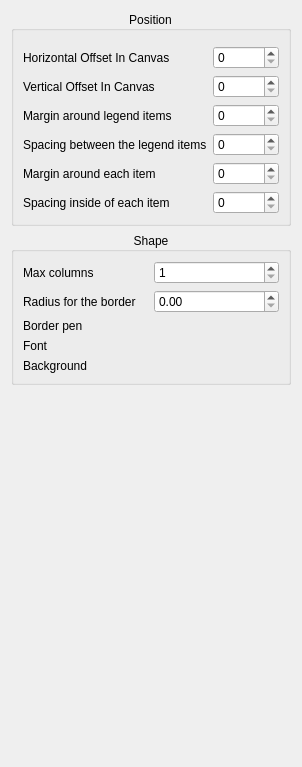
<?xml version="1.0" encoding="UTF-8"?>
<ui version="4.0">
 <class>DAChartLegendItemSettingWidget</class>
 <widget class="QWidget" name="DAChartLegendItemSettingWidget">
  <property name="geometry">
   <rect>
    <x>0</x>
    <y>0</y>
    <width>302</width>
    <height>767</height>
   </rect>
  </property>
  <property name="windowTitle">
   <string>Chart Legend Item Setting</string>
  </property>
  <layout class="QVBoxLayout" name="verticalLayout">
   <item>
    <widget class="QGroupBox" name="groupBox">
     <property name="sizePolicy">
      <sizepolicy hsizetype="Preferred" vsizetype="Maximum">
       <horstretch>0</horstretch>
       <verstretch>0</verstretch>
      </sizepolicy>
     </property>
     <property name="title">
      <string>Position</string>
     </property>
     <property name="alignment">
      <set>Qt::AlignCenter</set>
     </property>
     <property name="flat">
      <bool>true</bool>
     </property>
     <layout class="QVBoxLayout" name="verticalLayout_2">
      <item>
       <widget class="DA::DAAligmentPositionEditWidget" name="widgetPosition" native="true"/>
      </item>
      <item>
       <layout class="QGridLayout" name="gridLayout_3">
        <item row="0" column="0">
         <widget class="QLabel" name="label_2">
          <property name="text">
           <string>Horizontal Offset In Canvas</string>
          </property>
         </widget>
        </item>
        <item row="0" column="1">
         <widget class="QSpinBox" name="spinBoxHorizontalOffset">
          <property name="sizePolicy">
           <sizepolicy hsizetype="Expanding" vsizetype="Fixed">
            <horstretch>0</horstretch>
            <verstretch>0</verstretch>
           </sizepolicy>
          </property>
         </widget>
        </item>
        <item row="1" column="0">
         <widget class="QLabel" name="label">
          <property name="text">
           <string>Vertical Offset In Canvas</string>
          </property>
         </widget>
        </item>
        <item row="1" column="1">
         <widget class="QSpinBox" name="spinBoxVerticalOffset">
          <property name="sizePolicy">
           <sizepolicy hsizetype="Expanding" vsizetype="Fixed">
            <horstretch>0</horstretch>
            <verstretch>0</verstretch>
           </sizepolicy>
          </property>
         </widget>
        </item>
        <item row="2" column="0">
         <widget class="QLabel" name="label_4">
          <property name="text">
           <string>Margin around legend items</string>
          </property>
         </widget>
        </item>
        <item row="2" column="1">
         <widget class="QSpinBox" name="spinBoxMargin">
          <property name="sizePolicy">
           <sizepolicy hsizetype="Expanding" vsizetype="Fixed">
            <horstretch>0</horstretch>
            <verstretch>0</verstretch>
           </sizepolicy>
          </property>
         </widget>
        </item>
        <item row="3" column="0">
         <widget class="QLabel" name="label_5">
          <property name="text">
           <string>Spacing between the legend items</string>
          </property>
         </widget>
        </item>
        <item row="3" column="1">
         <widget class="QSpinBox" name="spinBoxSpacing">
          <property name="sizePolicy">
           <sizepolicy hsizetype="Expanding" vsizetype="Fixed">
            <horstretch>0</horstretch>
            <verstretch>0</verstretch>
           </sizepolicy>
          </property>
         </widget>
        </item>
        <item row="4" column="0">
         <widget class="QLabel" name="label_6">
          <property name="text">
           <string>Margin around each item</string>
          </property>
         </widget>
        </item>
        <item row="4" column="1">
         <widget class="QSpinBox" name="spinBoxItemMargin">
          <property name="sizePolicy">
           <sizepolicy hsizetype="Expanding" vsizetype="Fixed">
            <horstretch>0</horstretch>
            <verstretch>0</verstretch>
           </sizepolicy>
          </property>
         </widget>
        </item>
        <item row="5" column="0">
         <widget class="QLabel" name="label_7">
          <property name="text">
           <string>Spacing inside of each item</string>
          </property>
         </widget>
        </item>
        <item row="5" column="1">
         <widget class="QSpinBox" name="spinBoxItemSpacing">
          <property name="sizePolicy">
           <sizepolicy hsizetype="Expanding" vsizetype="Fixed">
            <horstretch>0</horstretch>
            <verstretch>0</verstretch>
           </sizepolicy>
          </property>
         </widget>
        </item>
       </layout>
      </item>
     </layout>
    </widget>
   </item>
   <item>
    <widget class="QGroupBox" name="groupBox_2">
     <property name="title">
      <string>Shape</string>
     </property>
     <property name="alignment">
      <set>Qt::AlignCenter</set>
     </property>
     <property name="flat">
      <bool>true</bool>
     </property>
     <layout class="QGridLayout" name="gridLayout">
      <item row="0" column="0">
       <widget class="QLabel" name="label_3">
        <property name="text">
         <string>Max columns</string>
        </property>
       </widget>
      </item>
      <item row="1" column="1">
       <widget class="QDoubleSpinBox" name="doubleSpinBoxRadius">
        <property name="maximum">
         <double>999.000000000000000</double>
        </property>
       </widget>
      </item>
      <item row="3" column="1">
       <widget class="DA::DAFontEditPannelWidget" name="widgetFont" native="true"/>
      </item>
      <item row="1" column="0">
       <widget class="QLabel" name="label_9">
        <property name="text">
         <string>Radius for the border</string>
        </property>
       </widget>
      </item>
      <item row="3" column="0">
       <widget class="QLabel" name="label_8">
        <property name="text">
         <string>Font</string>
        </property>
        <property name="alignment">
         <set>Qt::AlignLeading|Qt::AlignLeft|Qt::AlignTop</set>
        </property>
       </widget>
      </item>
      <item row="2" column="1">
       <widget class="DA::DAPenEditWidget" name="widgetBorderPen" native="true"/>
      </item>
      <item row="0" column="1">
       <widget class="QSpinBox" name="spinBoxMaxColumns">
        <property name="minimum">
         <number>1</number>
        </property>
       </widget>
      </item>
      <item row="2" column="0">
       <widget class="QLabel" name="label_10">
        <property name="text">
         <string>Border pen</string>
        </property>
       </widget>
      </item>
      <item row="4" column="0">
       <widget class="QLabel" name="label_11">
        <property name="text">
         <string>Background</string>
        </property>
       </widget>
      </item>
      <item row="4" column="1">
       <widget class="DA::DABrushEditWidget" name="widgetBKBrush" native="true"/>
      </item>
     </layout>
    </widget>
   </item>
   <item>
    <spacer name="verticalSpacer">
     <property name="orientation">
      <enum>Qt::Vertical</enum>
     </property>
     <property name="sizeHint" stdset="0">
      <size>
       <width>20</width>
       <height>40</height>
      </size>
     </property>
    </spacer>
   </item>
  </layout>
 </widget>
 <customwidgets>
  <customwidget>
   <class>DA::DAPenEditWidget</class>
   <extends>QWidget</extends>
   <header>DAPenEditWidget.h</header>
   <container>1</container>
  </customwidget>
  <customwidget>
   <class>DA::DAFontEditPannelWidget</class>
   <extends>QWidget</extends>
   <header>DAFontEditPannelWidget.h</header>
   <container>1</container>
  </customwidget>
  <customwidget>
   <class>DA::DAAligmentPositionEditWidget</class>
   <extends>QWidget</extends>
   <header>DAAligmentPositionEditWidget.h</header>
   <container>1</container>
  </customwidget>
  <customwidget>
   <class>DA::DABrushEditWidget</class>
   <extends>QWidget</extends>
   <header>DABrushEditWidget.h</header>
   <container>1</container>
  </customwidget>
 </customwidgets>
 <resources/>
 <connections/>
</ui>
